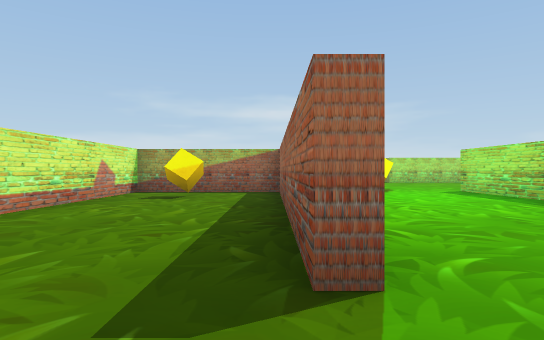
View 1 (above)

23 first-person views from a walk through a Unity game level. The camera is 0.51 m above the floor, looks level and sees 75° across. The floor is counted in squares, 1 m on a side. Each view is taken from the middle of a square. On the plan, view 1 faces up. The plan holds only what a view shows up to about 9 squares ahead; the rest is blank. The player character is not drawn. Some surface patterns are stand-ins.

View 2
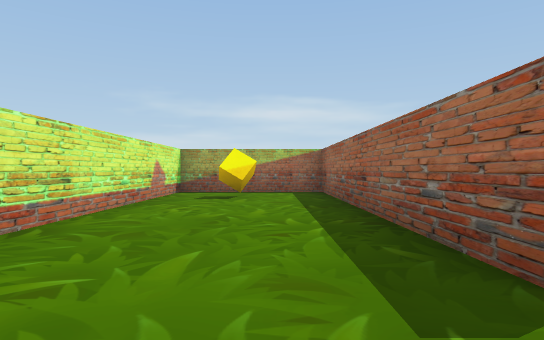

View 3
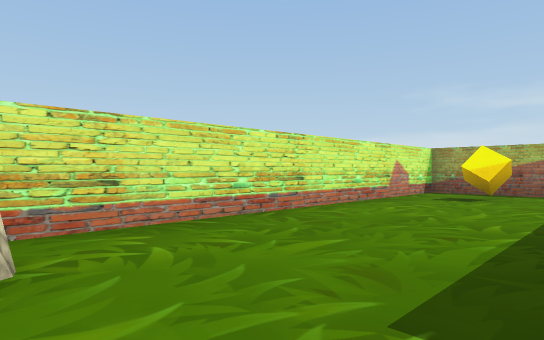

View 4
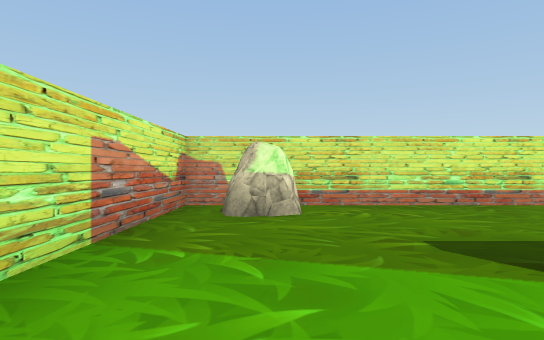

View 5
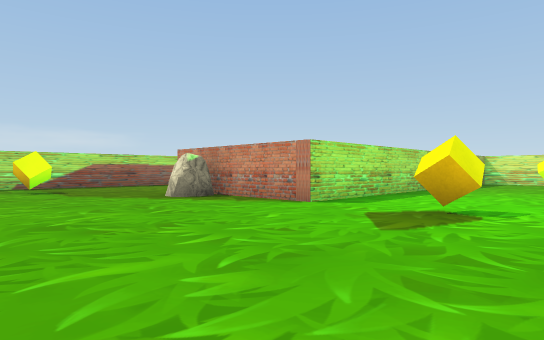

View 6
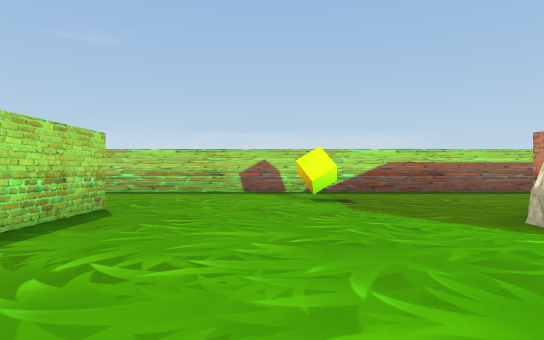

View 7
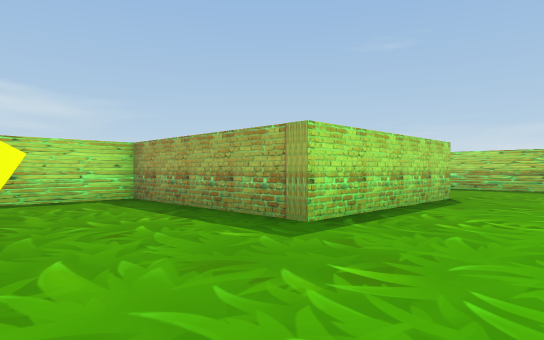

View 8
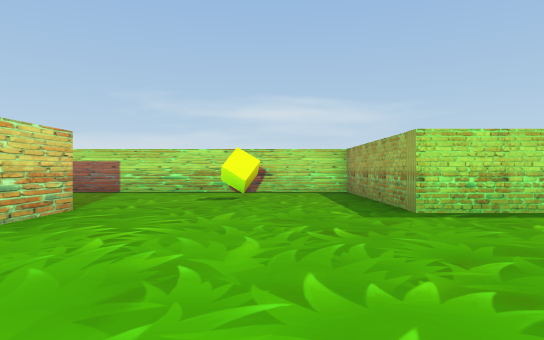

View 9
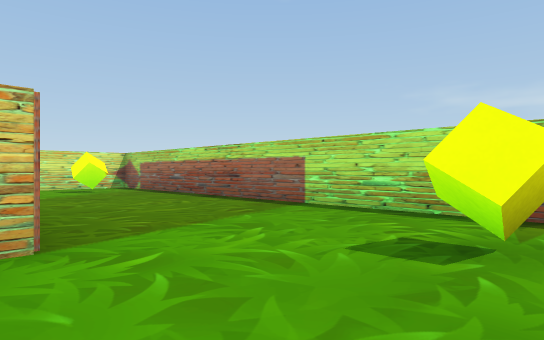

View 10
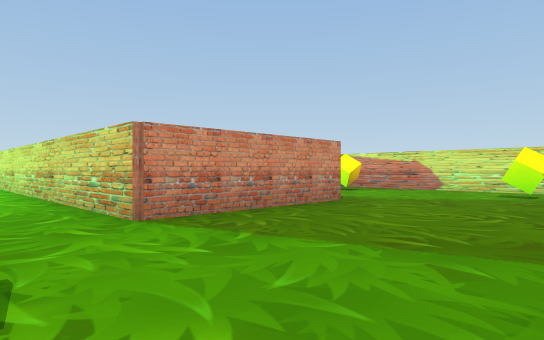

View 11
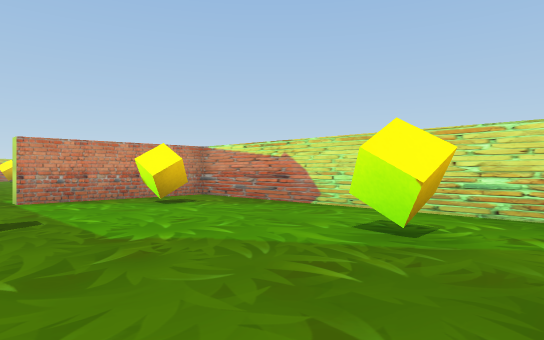

View 12
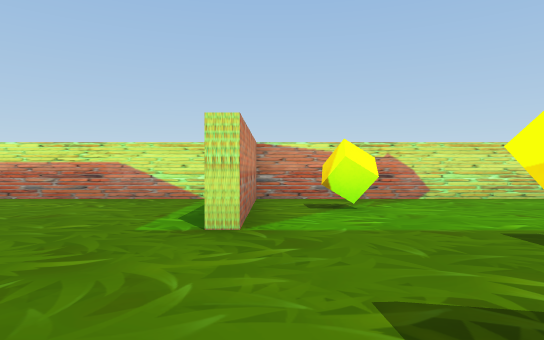

View 13
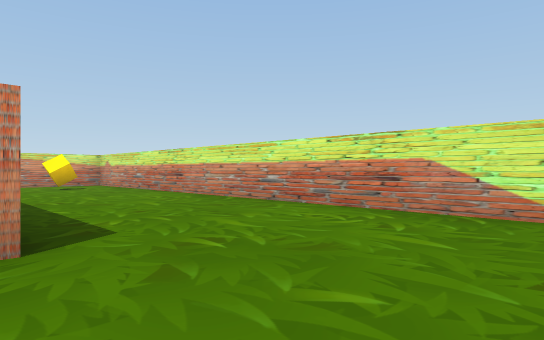

View 14
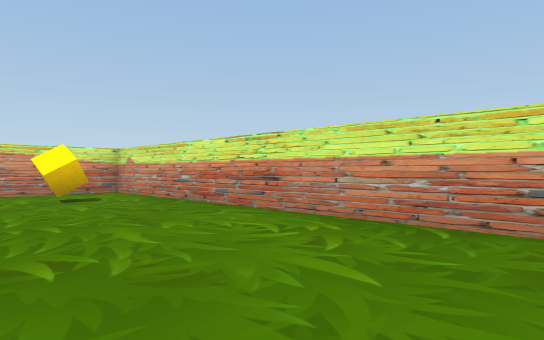

View 15
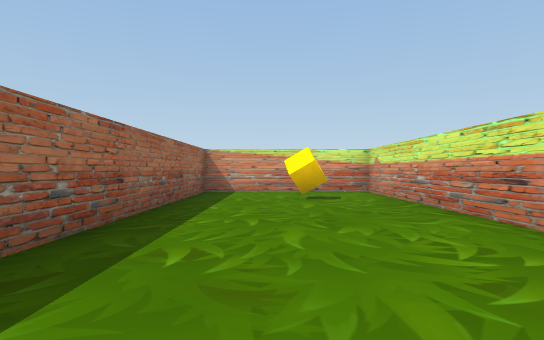

View 16
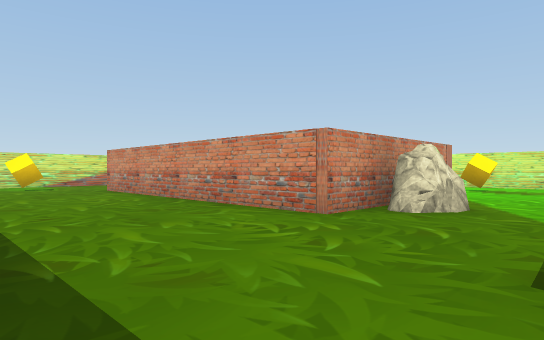

View 17
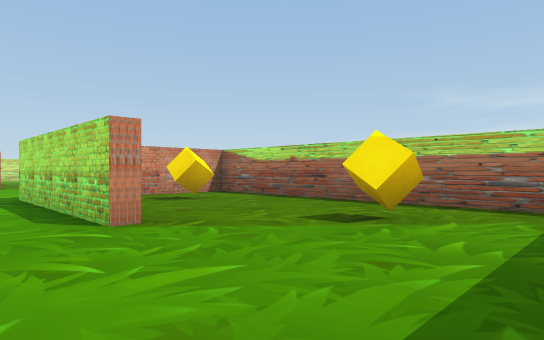

View 18
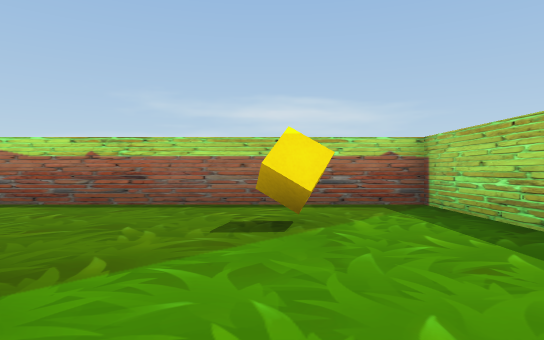

View 19
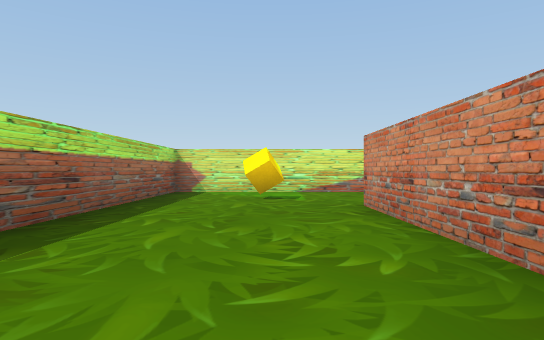

View 20
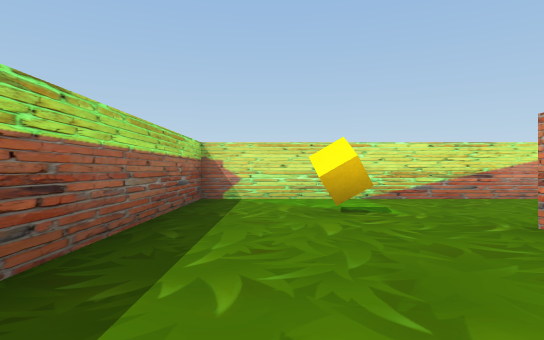

View 21
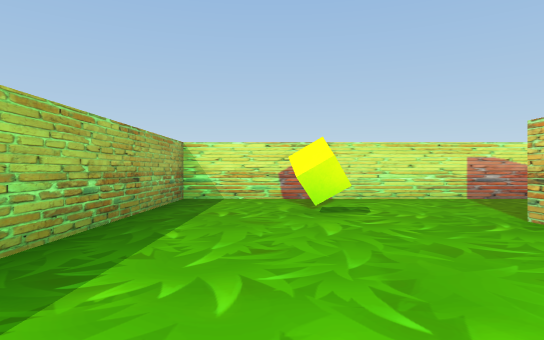

View 22
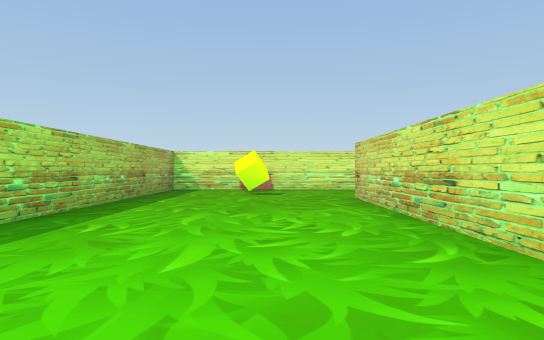

View 23
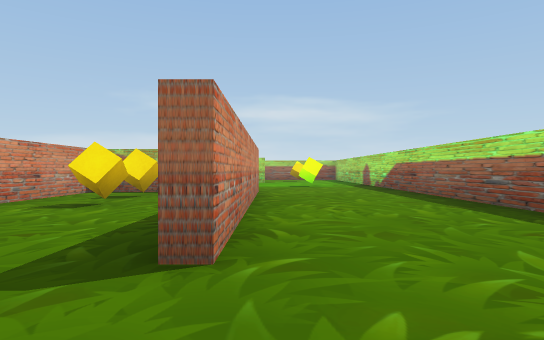

### Floor plan
Points are (right, up) in squares from view 1. A wall is a line through its corners. A room is listed if a view was taken in it or the views show most of it. See-through windows are left out.
Room 1 (views 1, 2, 3)
walls: (0.2, 1.4) (0.2, 8.2) (-3.1, 8.2) (-3.1, -1.2) (0.4, -1.2)
ways out: opening at (0, 0.5) to room 2
objects: rock (-2, 0); cube (-2, 7)
Room 2 (views 4, 5, 6, 7, 8, 9, 10, 11, 12, 13, 14, 15, 16, 17, 18, 19, 20, 21, 22)
walls: (8.7, 14.6) (8.7, 14.2) (4.7, 14.2) (4.7, 18.3) (-5.5, 18.3); (-3.1, 14.5) (0.5, 14.5) (0.5, 1.4); (-7.3, 10.9) (-7.3, -1.2) (-3.4, -1.2) (-3.4, 5); (0.4, -1.2) (4.6, -1.2) (4.6, 8.6) (8.7, 8.6) (8.7, 1.9); (-7.3, 17.5) (-7.3, 11.7) (-4, 11.7); (9.4, -1.2) (12.2, -1.2) (12.2, 18.3) (5, 18.3) (5, 16.1)
ways out: opening at (0, 0.5) to room 1; opening at (9, 0.5) to room 3
objects: cube (-6, 1); cube (-6, 13); cube (-6, 17); cube (-2, 13); cube (2, 1); cube (2, 16); cube (3, 8); rock (7, 9) to (8, 9); cube (7, 16); cube (10, 1); cube (10, 11); cube (10, 16)
Room 3 (view 23)
walls: (6.2, -1.2) (9.4, -1.2); (6.4, 8.2) (5.2, 8.2); (4.9, 8) (4.9, 5.4)
ways out: opening at (9, 0.5) to room 2
objects: cube (6, 5); cube (6, 7)

Positions as (right, up) in squares from view 1, and headings:
1: (0, 0), facing up
2: (-1, 0), facing up
3: (0, 0), facing up-left
4: (2, 0), facing left
5: (1, 13), facing down-right
6: (4, 12), facing right
7: (2, 12), facing up-right
8: (3, 10), facing up
9: (3, 14), facing up-left
10: (2, 18), facing down-left
11: (-3, 18), facing down-left
12: (-1, 12), facing left
13: (-3, 11), facing down-left
14: (-4, 7), facing down-left
15: (-5, 7), facing down
16: (12, 11), facing down-left
17: (12, 13), facing up-left
18: (10, 13), facing up
19: (10, 7), facing down
20: (11, 5), facing down
21: (3, 5), facing down
22: (2, 8), facing down
23: (9, 0), facing up
